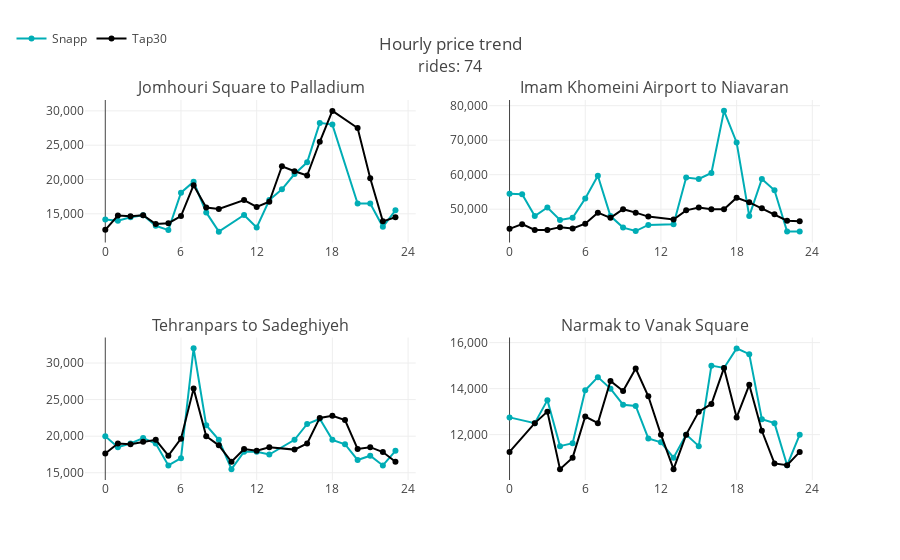

The cell this chart's notebook holds for it:
### Code cell
trace1 = go.Scatter(
    x = df_1_g.timestamp,
    y = df_1_g.snapp_price,
    mode = 'lines+markers',
    name = 'Snapp',
    line = dict(
        color = ('#00ADB5'),
        width = 2)
)
trace2 = go.Scatter(
    x = df_1_g.timestamp,
    y = df_1_g.tap30_price,
    mode = 'lines+markers',
    name = 'Tap30',
    line = dict(
        color = ('#000000'),
        width = 2)
)

trace3 = go.Scatter(
    x = df_2_g.timestamp,
    y = df_2_g.snapp_price,
    mode = 'lines+markers',
    name = 'Snapp',
    line = dict(
        color = ('#00ADB5'),
        width = 2),
    xaxis='x2',
    yaxis='y2',
    showlegend=False
)
trace4 = go.Scatter(
    x = df_2_g.timestamp,
    y = df_2_g.tap30_price,
    mode = 'lines+markers',
    name = 'Tap30',
    line = dict(
        color = ('#000000'),
        width = 2),
    xaxis='x2',
    yaxis='y2',
    showlegend=False
)

trace5 = go.Scatter(
    x = df_3_g.timestamp,
    y = df_3_g.snapp_price,
    mode = 'lines+markers',
    name = 'Snapp',
    line = dict(
        color = ('#00ADB5'),
        width = 2),
    xaxis='x2',
    yaxis='y2',
    showlegend=False
)
trace6 = go.Scatter(
    x = df_3_g.timestamp,
    y = df_3_g.tap30_price,
    mode = 'lines+markers',
    name = 'Tap30',
    line = dict(
        color = ('#000000'),
        width = 2),
    xaxis='x2',
    yaxis='y2',
    showlegend=False
)

trace7 = go.Scatter(
    x = df_4_g.timestamp,
    y = df_4_g.snapp_price,
    mode = 'lines+markers',
    name = 'Snapp',
    line = dict(
        color = ('#00ADB5'),
        width = 2),
    showlegend=False
)
trace8 = go.Scatter(
    x = df_4_g.timestamp,
    y = df_4_g.tap30_price,
    mode = 'lines+markers',
    name = 'Tap30',
    line = dict(
        color = ('#000000'),
        width = 2),
    showlegend=False
)

fig = tools.make_subplots(rows=2, cols=2, subplot_titles=(names))

fig.append_trace(trace1, 1, 1)
fig.append_trace(trace2, 1, 1)
fig.append_trace(trace3, 1, 2)
fig.append_trace(trace4, 1, 2)
fig.append_trace(trace5, 2, 1)
fig.append_trace(trace6, 2, 1)
fig.append_trace(trace7, 2, 2)
fig.append_trace(trace8, 2, 2)

fig['layout'].update(xaxis = dict(dtick=6), 
                     xaxis2 = dict(dtick=6),
                     xaxis3 = dict(dtick=6), 
                     xaxis4 = dict(dtick=6),
                     yaxis = dict(exponentformat='none'),
                     yaxis2 = dict(exponentformat='none'),
                     yaxis3 = dict(exponentformat='none'),
                     yaxis4 = dict(exponentformat='none'),
                     width=900, 
                     title='Hourly price trend<br><span style="font-size: 1rem">rides: 74</span>', 
                     legend=dict(orientation="h", x=-.1, y=1.2)
                    )

iplot(fig, filename='Hourly price trend')

### Figure 1 — Plotly figure (JSON) as saved in the notebook; plotly's stock layout.template omitted (floating-point values rounded to 4 significant figures)
{"data": [{"line": {"color": "#00ADB5", "width": 2}, "mode": "lines+markers", "name": "Snapp", "type": "scatter", "uid": "9e6f06e2-f18f-4388-b5c6-0846ed0c5831", "x": [0, 1, 2, 3, 4, 5, 6, 7, 8, 9, 11, 12, 13, 14, 15, 16, 17, 18, 20, 21, 22, 23], "xaxis": "x", "y": [14170.0, 14000, 14500, 14800, 13250, 12625, 18080.0, 19670.0, 15200, 12400, 14830.0, 13000, 17000, 18570.0, 20800, 22500, 28250, 28000, 16500, 16500, 13100, 15500], "yaxis": "y"}, {"line": {"color": "#000000", "width": 2}, "mode": "lines+markers", "name": "Tap30", "type": "scatter", "uid": "b8988746-1a88-4240-be90-ee6652524d07", "x": [0, 1, 2, 3, 4, 5, 6, 7, 8, 9, 11, 12, 13, 14, 15, 16, 17, 18, 20, 21, 22, 23], "xaxis": "x", "y": [12670.0, 14750, 14625, 14800, 13500, 13625, 14670.0, 19170.0, 15900, 15700, 17000, 16000, 16750, 21930.0, 21200, 20580.0, 25500, 30000, 27500, 20170.0, 13900, 14500], "yaxis": "y"}, {"line": {"color": "#00ADB5", "width": 2}, "mode": "lines+markers", "name": "Snapp", "showlegend": false, "type": "scatter", "uid": "b7766a81-fda7-4246-aba4-f059418f0cd7", "x": [0, 1, 2, 3, 4, 5, 6, 7, 8, 9, 10, 11, 13, 14, 15, 16, 17, 18, 19, 20, 21, 22, 23], "xaxis": "x2", "y": [54500, 54330.0, 48000, 50500, 46900, 47500, 53100, 59700, 48000, 44670.0, 43670.0, 45430.0, 45670.0, 59170.0, 58750, 60500, 78500, 69330.0, 48000, 58750, 55500, 43500, 43500], "yaxis": "y2"}, {"line": {"color": "#000000", "width": 2}, "mode": "lines+markers", "name": "Tap30", "showlegend": false, "type": "scatter", "uid": "75349383-6a56-4579-a6ea-efcbc58ac1dc", "x": [0, 1, 2, 3, 4, 5, 6, 7, 8, 9, 10, 11, 13, 14, 15, 16, 17, 18, 19, 20, 21, 22, 23], "xaxis": "x2", "y": [44300, 45670.0, 44000, 44000, 44800, 44420.0, 45800, 49000, 47500, 50000, 49000, 47860.0, 47000, 49670.0, 50500, 50000, 50000, 53330.0, 52000, 50250, 48500, 46670.0, 46500], "yaxis": "y2"}, {"line": {"color": "#00ADB5", "width": 2}, "mode": "lines+markers", "name": "Snapp", "showlegend": false, "type": "scatter", "uid": "881a0708-78fd-4b41-9d4d-c82022a66219", "x": [0, 1, 2, 3, 4, 5, 6, 7, 8, 9, 10, 11, 12, 13, 15, 16, 17, 18, 19, 20, 21, 22, 23], "xaxis": "x3", "y": [20000, 18500, 19000, 19750, 19000, 16000, 17000, 32000, 21500, 19500, 15500, 17875, 17875, 17500, 19500, 21670.0, 22375, 19500, 18900, 16750, 17330.0, 16000, 18000], "yaxis": "y3"}, {"line": {"color": "#000000", "width": 2}, "mode": "lines+markers", "name": "Tap30", "showlegend": false, "type": "scatter", "uid": "10ec1640-cbb1-4836-bae6-a543802223f0", "x": [0, 1, 2, 3, 4, 5, 6, 7, 8, 9, 10, 11, 12, 13, 15, 16, 17, 18, 19, 20, 21, 22, 23], "xaxis": "x3", "y": [17625, 19000, 18900, 19250, 19500, 17330.0, 19670.0, 26500, 20000, 18750, 16500, 18250, 18000, 18500, 18170.0, 19000, 22500, 22800, 22200, 18250, 18500, 17830.0, 16500], "yaxis": "y3"}, {"line": {"color": "#00ADB5", "width": 2}, "mode": "lines+markers", "name": "Snapp", "showlegend": false, "type": "scatter", "uid": "b82806d6-9d51-490f-a4a8-4d686a564741", "x": [0, 2, 3, 4, 5, 6, 7, 8, 9, 10, 11, 12, 13, 14, 15, 16, 17, 18, 19, 20, 21, 22, 23], "xaxis": "x4", "y": [12750, 12500, 13500, 11500, 11625, 13930.0, 14500, 14000, 13300, 13250, 11830.0, 11670.0, 11000, 12000, 11500, 15000, 14900, 15750, 15500, 12670.0, 12500, 10670.0, 12000], "yaxis": "y4"}, {"line": {"color": "#000000", "width": 2}, "mode": "lines+markers", "name": "Tap30", "showlegend": false, "type": "scatter", "uid": "22c66cf7-56d4-4af4-9dd9-7f1d90521867", "x": [0, 2, 3, 4, 5, 6, 7, 8, 9, 10, 11, 12, 13, 14, 15, 16, 17, 18, 19, 20, 21, 22, 23], "xaxis": "x4", "y": [11250, 12500, 13000, 10500, 11000, 12790.0, 12500, 14330.0, 13900, 14875, 13670.0, 12000, 10500, 12000, 13000, 13330.0, 14900, 12750, 14170.0, 12170.0, 10750, 10670.0, 11250], "yaxis": "y4"}], "layout": {"annotations": [{"font": {"size": 16}, "showarrow": false, "text": "Jomhouri Square to Palladium", "x": 0.225, "xanchor": "center", "xref": "paper", "y": 1, "yanchor": "bottom", "yref": "paper"}, {"font": {"size": 16}, "showarrow": false, "text": "Imam Khomeini Airport to Niavaran", "x": 0.775, "xanchor": "center", "xref": "paper", "y": 1, "yanchor": "bottom", "yref": "paper"}, {"font": {"size": 16}, "showarrow": false, "text": "Tehranpars to Sadeghiyeh", "x": 0.225, "xanchor": "center", "xref": "paper", "y": 0.375, "yanchor": "bottom", "yref": "paper"}, {"font": {"size": 16}, "showarrow": false, "text": "Narmak to Vanak Square", "x": 0.775, "xanchor": "center", "xref": "paper", "y": 0.375, "yanchor": "bottom", "yref": "paper"}], "legend": {"orientation": "h", "x": -0.1, "y": 1.2}, "title": "Hourly price trend<br><span style=\"font-size: 1rem\">rides: 74</span>", "width": 900, "xaxis": {"anchor": "y", "domain": [0, 0.45], "dtick": 6}, "xaxis2": {"anchor": "y2", "domain": [0.55, 1], "dtick": 6}, "xaxis3": {"anchor": "y3", "domain": [0, 0.45], "dtick": 6}, "xaxis4": {"anchor": "y4", "domain": [0.55, 1], "dtick": 6}, "yaxis": {"anchor": "x", "domain": [0.625, 1], "exponentformat": "none"}, "yaxis2": {"anchor": "x2", "domain": [0.625, 1], "exponentformat": "none"}, "yaxis3": {"anchor": "x3", "domain": [0, 0.375], "exponentformat": "none"}, "yaxis4": {"anchor": "x4", "domain": [0, 0.375], "exponentformat": "none"}}}
